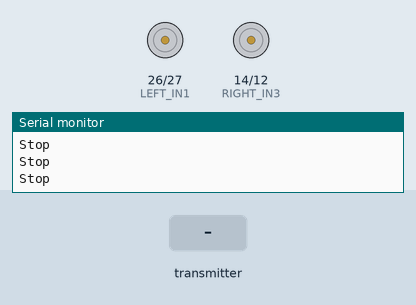
This sketch was run on a simulated ESP32. Parts: motor-driver pin pairs drawn as motors (green arrow = first pin HIGH = forward, orange = second pin HIGH = backward, longer = more drive, scaled by the enable pin), the last lines printed to the serial monitor. Inputs (shaded band) come from the test bench.

Above: at 1.2 s.
1.3 s: the transmitter starts sending x1 = -100
At 2.5 s:
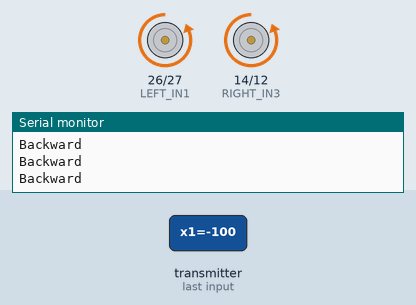
2.8 s: the transmitter starts sending x2 = -100
At 3.9 s:
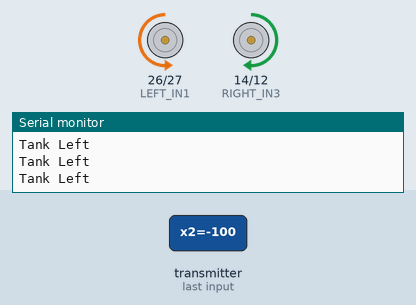
4.3 s: the transmitter starts sending x2 = 100
At 5.2 s:
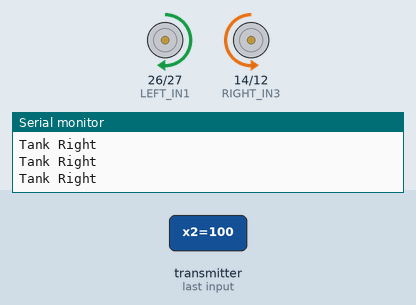
5.8 s: the transmitter starts sending x2 = 0
At 6.5 s:
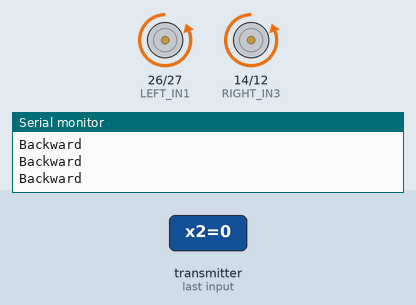
7.3 s: the transmitter starts sending x1 = 100
At 7.8 s:
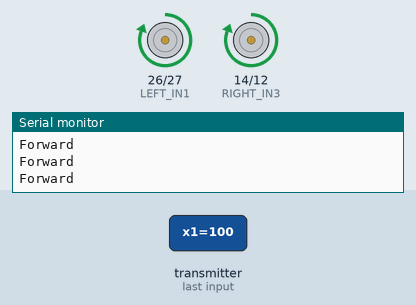
8.8 s: the transmitter starts sending x1 = 0
At 10.2 s:
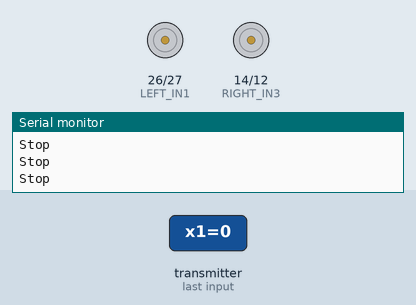
Timing chart, 0 to 11.3 s (numbered marks = the images above; inputs shaded):
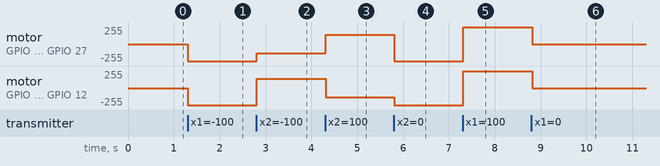

The sketch:

remote_and_bot_with_espnow_without_claw.ino
```cpp
#include <esp_now.h>
#include <WiFi.h>

// ================= MOTOR PINS =================
const int LEFT_IN1  = 26;
const int LEFT_IN2  = 27;
const int RIGHT_IN3 = 14;
const int RIGHT_IN4 = 12;

const int ENA = 25;
const int ENB = 33;

// ================= PWM =================
const int freq = 5000;
const int resolution = 8;

int baseSpeed = 200;

// ================= DATA STRUCT =================
typedef struct {
  int8_t x1;
  int8_t y1;
  int8_t x2;
  int8_t y2;
  bool mode;
} Data;

Data d;

// ================= MOTOR FUNCTIONS =================
void setSpeed(int spd) {
  spd = constrain(spd, 0, 255);
  ledcWrite(ENA, spd);
  ledcWrite(ENB, spd);
}

void stopMotors() {
  digitalWrite(LEFT_IN1, LOW);
  digitalWrite(LEFT_IN2, LOW);
  digitalWrite(RIGHT_IN3, LOW);
  digitalWrite(RIGHT_IN4, LOW);
}

void moveForward(int spd) {
  setSpeed(spd);
  digitalWrite(LEFT_IN1, HIGH);
  digitalWrite(LEFT_IN2, LOW);
  digitalWrite(RIGHT_IN3, HIGH);
  digitalWrite(RIGHT_IN4, LOW);
}

void moveBackward(int spd) {
  setSpeed(spd);
  digitalWrite(LEFT_IN1, LOW);
  digitalWrite(LEFT_IN2, HIGH);
  digitalWrite(RIGHT_IN3, LOW);
  digitalWrite(RIGHT_IN4, HIGH);
}

void turnLeft() {
  setSpeed(150);
  digitalWrite(LEFT_IN1, LOW);
  digitalWrite(LEFT_IN2, LOW);
  digitalWrite(RIGHT_IN3, HIGH);
  digitalWrite(RIGHT_IN4, LOW);
}

void turnRight() {
  setSpeed(150);
  digitalWrite(LEFT_IN1, HIGH);
  digitalWrite(LEFT_IN2, LOW);
  digitalWrite(RIGHT_IN3, LOW);
  digitalWrite(RIGHT_IN4, LOW);
}

// 🔥 Tank Turns
void tankTurnLeft() {
  setSpeed(140);
  digitalWrite(LEFT_IN1, LOW);
  digitalWrite(LEFT_IN2, HIGH);
  digitalWrite(RIGHT_IN3, HIGH);
  digitalWrite(RIGHT_IN4, LOW);
}

void tankTurnRight() {
  setSpeed(140);
  digitalWrite(LEFT_IN1, HIGH);
  digitalWrite(LEFT_IN2, LOW);
  digitalWrite(RIGHT_IN3, LOW);
  digitalWrite(RIGHT_IN4, HIGH);
}

// ================= RECEIVE CALLBACK =================
void onReceive(const esp_now_recv_info_t *info, const uint8_t *incomingData, int len) {
  memcpy(&d, incomingData, sizeof(d));
}

// ================= SETUP =================
void setup() {
  Serial.begin(115200);

  pinMode(LEFT_IN1, OUTPUT);
  pinMode(LEFT_IN2, OUTPUT);
  pinMode(RIGHT_IN3, OUTPUT);
  pinMode(RIGHT_IN4, OUTPUT);

  ledcAttach(ENA, freq, resolution);
  ledcAttach(ENB, freq, resolution);

  stopMotors();

  WiFi.mode(WIFI_STA);

  if (esp_now_init() != ESP_OK) {
    Serial.println("ESP NOW INIT FAILED");
    return;
  }

  esp_now_register_recv_cb(onReceive);

  Serial.println("🚗 Receiver Ready");
}

// ================= LOOP =================
void loop() {

  // 🔥 PRIORITY: Tank Turn (Joystick 2)
  if (d.x2 <= -1) {
    Serial.println("Tank Left");
    tankTurnLeft();
  }
  else if (d.x2 >= 1) {
    Serial.println("Tank Right");
    tankTurnRight();
  }

  // 🔹 Normal Movement (Joystick 1)
  else {

    // Forward / Backward
    if (d.x1 >= 1) {
      Serial.println("Forward");
      moveForward(map(d.x1, 1, 2, 150, 255));
    }
    else if (d.x1 <= -1) {
      Serial.println("Backward");
      moveBackward(map(abs(d.x1), 1, 2, 150, 255));
    }

    // Turning
    else if (d.y1 <= -1) {
      Serial.println("Left");
      turnLeft();
    }
    else if (d.y1 >= 1) {
      Serial.println("Right");
      turnRight();
    }

    else {
      Serial.println("Stop");
      stopMotors();
    }
  }

  delay(50);
}
```

Measured:
- after the input at 1.3 s, motor on GPIO 26 (LEFT_IN1) / GPIO 27 (LEFT_IN2), motor on GPIO 14 (RIGHT_IN3) / GPIO 12 (RIGHT_IN4): stopped → backward 255/255 at once
- after the input at 2.8 s, motor on GPIO 26 (LEFT_IN1) / GPIO 27 (LEFT_IN2): backward 255/255 → backward 139/255 at once; motor on GPIO 14 (RIGHT_IN3) / GPIO 12 (RIGHT_IN4): backward 255/255 → forward 139/255 at once
- after the input at 4.3 s, motor on GPIO 26 (LEFT_IN1) / GPIO 27 (LEFT_IN2): backward 139/255 → forward 139/255 at once; motor on GPIO 14 (RIGHT_IN3) / GPIO 12 (RIGHT_IN4): forward 139/255 → backward 139/255 at once
- after the input at 5.8 s, motor on GPIO 26 (LEFT_IN1) / GPIO 27 (LEFT_IN2): forward 139/255 → backward 255/255 at once; motor on GPIO 14 (RIGHT_IN3) / GPIO 12 (RIGHT_IN4): backward 139/255 → backward 255/255 at once
- after the input at 7.3 s, motor on GPIO 26 (LEFT_IN1) / GPIO 27 (LEFT_IN2), motor on GPIO 14 (RIGHT_IN3) / GPIO 12 (RIGHT_IN4): backward 255/255 → forward 255/255 at once
- after the input at 8.8 s, motor on GPIO 26 (LEFT_IN1) / GPIO 27 (LEFT_IN2), motor on GPIO 14 (RIGHT_IN3) / GPIO 12 (RIGHT_IN4): forward 255/255 → stopped at once
